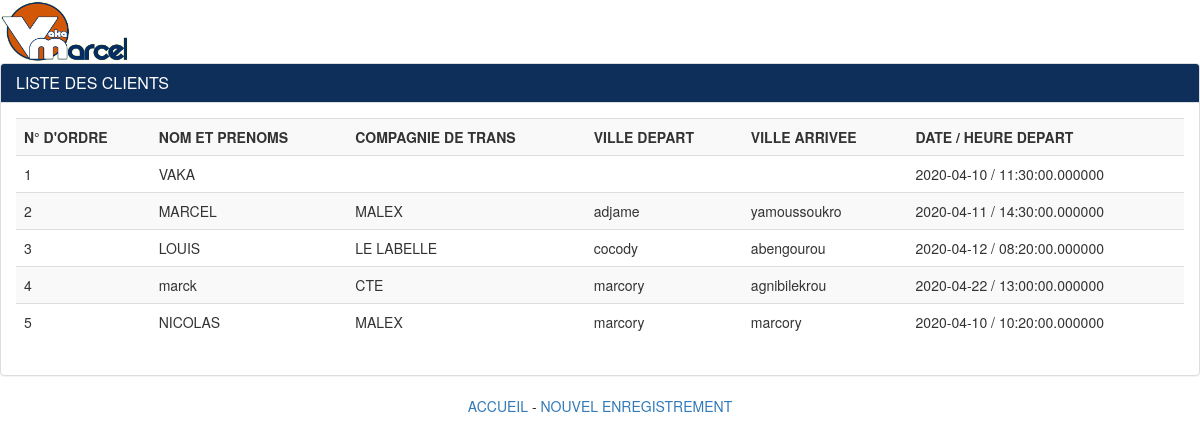
Page /liste.php on the committed database.
### tables this page shows
CREATE TABLE `client` (
  `id_client` int(11) NOT NULL,
  `nom_prenoms` varchar(255) NOT NULL,
  `compagnie` varchar(255) NOT NULL,
  `ville_depart` varchar(255) NOT NULL,
  `ville_arrivee` varchar(255) NOT NULL,
  `date_v` date NOT NULL,
  `heure_v` time(6) NOT NULL
);

### liste.php (called while the page is built)
<?php
include "config/connexion.php";
$requeteClient = 'SELECT * FROM client ORDER BY id_client ASC';
$reqclient = mysqli_query($connect, $requeteClient) or die ('Erreur SQL !'.$requeteClient.'<br/>'.mysql_error());
include "views/liste_view.php";
?>

### views/liste_view.php (the view, shortened to what this page needs)
<!DOCTYPE html>
<html lang="en">
<head>
    <link rel="stylesheet" href="dist/css/mystyle.css">
    <link rel="stylesheet" href="dist/css/bootstrap.css">
</head>
<body>
<img src="VAKA MARCEL.png" alt="VAKA" class="img-responsive monlogo" width="130" height="100">
    <div class="panel panel-default">
    <div class="panel-heading"style="background-color: #0f2f5b; color:#fff">
        <h3 class="panel-title">LISTE DES CLIENTS</h3>
    </div>
    <div class="panel-body">
        <table class="table table-striped table-hover">
            <tr>
                <th>N° D'ORDRE</th>
                <th>NOM ET PRENOMS</th>
                <th>COMPAGNIE DE TRANS</th>
                <th>VILLE DEPART</th>
                <th>VILLE ARRIVEE</th>
                <th>DATE / HEURE DEPART</th>
            </tr>
        <?php while ($vclient=mysqli_fetch_array($reqclient)) { ?>
            <tr>
                <td><?php echo($vclient['id_client']); ?></td>
                <td><?php echo($vclient['nom_prenoms']); ?></td>
                <td><?php echo($vclient['compagnie']); ?></td>
                <td><?php echo($vclient['ville_depart']); ?></td>
                <td><?php echo($vclient['ville_arrivee']); ?></td>
                <td><?php echo($vclient['date_v']." / ". $vclient['heure_v']); ?></td>
            </tr>
            <?php } ?>
        </table>
    </div>
    </div>
    <CEnter>
    <a href="index.php">ACCUEIL</a> -
    <a href="registration.php">NOUVEL ENREGISTREMENT</a>
    </CEnter>
</body>
</html>

### rows in the picture
client: id_client "1", nom_prenoms "VAKA", date_v "2020-04-10", heure_v "11:30:00.000000"
client: id_client "2", nom_prenoms "MARCEL", compagnie "MALEX", ville_depart "adjame", ville_arrivee "yamoussoukro", date_v "2020-04-11", heure_v "14:30:00.000000"
client: id_client "3", nom_prenoms "LOUIS", compagnie "LE LABELLE", ville_depart "cocody", ville_arrivee "abengourou", date_v "2020-04-12", heure_v "08:20:00.000000"
client: id_client "4", nom_prenoms "marck", compagnie "CTE", ville_depart "marcory", ville_arrivee "agnibilekrou", date_v "2020-04-22", heure_v "13:00:00.000000"
client: id_client "5", nom_prenoms "NICOLAS", compagnie "MALEX", ville_depart "marcory", ville_arrivee "marcory", date_v "2020-04-10", heure_v "10:20:00.000000"
